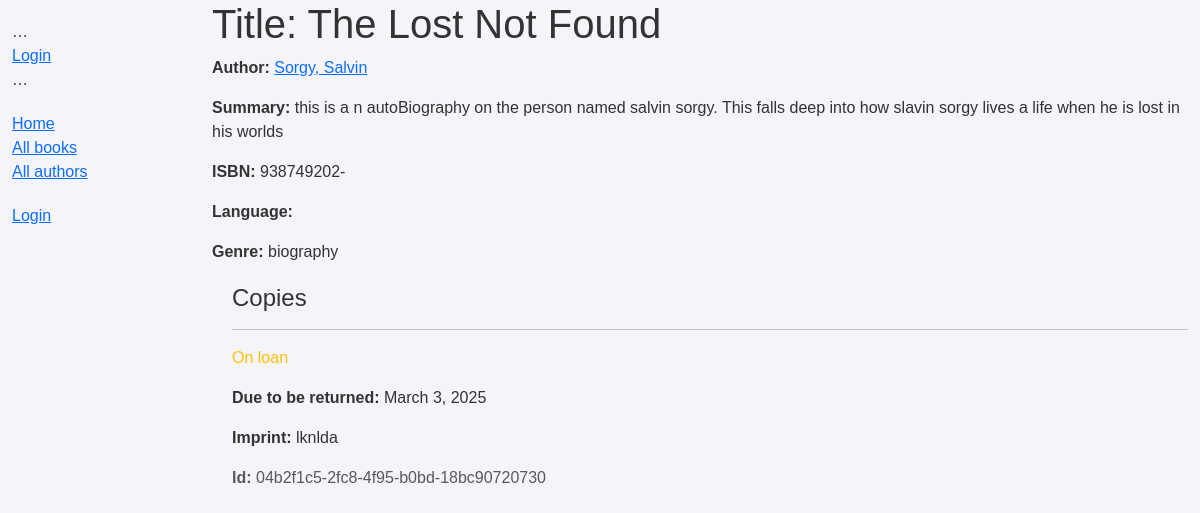
/catalog/book/1, run on the app's committed database.
### catalog/models.py (models this page shows, shortened)
class Book(models.Model):
    title = models.CharField(max_length=200)
    author = models.ForeignKey('Author', on_delete=models.RESTRICT, null=True)
    summary = models.TextField(
        max_length=1000, help_text="Enter a brief description of the book")
    isbn = models.CharField('ISBN', max_length=13,
                            unique=True,
                            help_text='13 Character <a href="https://www.isbn-international.org/content/what-isbn'
                                      '">ISBN number</a>')
    genre = models.ManyToManyField(
        Genre, help_text="Select a genre for this book")

class Author(models.Model):
    first_name = models.CharField(max_length=100)
    last_name = models.CharField(max_length=100)
    date_of_birth = models.DateField(null=True, blank=True)
    date_of_death = models.DateField('Died', null=True, blank=True)
    class Meta:
        ordering = ['last_name', 'first_name']
    def __str__(self):
        return f'{self.last_name}, {self.first_name}'

class Genre(models.Model):
    name = models.CharField(
        max_length=200,
        unique=True,
        help_text="Enter a book genre (e.g. Science Fiction, French Poetry etc.)"
    )
    def __str__(self):
        return self.name
    class Meta:
        constraints = [
            UniqueConstraint(
                Lower('name'),
                name='genre_name_case_insensitive_unique',
                violation_error_message = "Genre already exists (case insensitive match)"
            ),
        ]

class BookInstance(models.Model):
    id = models.UUIDField(primary_key=True, default=uuid.uuid4,
                          help_text="Unique ID for this particular book across whole library")
    book = models.ForeignKey('Book', on_delete=models.RESTRICT, null=True)
    imprint = models.CharField(max_length=200)
    due_back = models.DateField(null=True, blank=True)
    borrower = models.ForeignKey(settings.AUTH_USER_MODEL, on_delete=models.SET_NULL, null=True, blank=True)
    permissions = (("can_mark_returned", "Set book as returned"),)
    LOAN_STATUS = (
        ('m', 'Maintenance'),
        ('o', 'On loan'),
        ('a', 'Available'),
        ('r', 'Reserved'),
    )
    status = models.CharField(
        max_length=1,
        choices=LOAN_STATUS,
        blank=True,
        default='m',
        help_text='Book availability',
    )
    class Meta:
        ordering = ['due_back']

### catalog/views.py (the view)
# urls.py: path('book/<int:pk>', views.BookDetailView.as_view(), name='book-detail'),
class BookDetailView(generic.DetailView):
    model = Book

### catalog/templates/catalog/book_detail.html
{% extends "base_generic.html" %} {% load static %} {% block content %}
<h1>Title: {{ book.title }}</h1>
<p><strong>Author:</strong> <a href="">{{ book.author }}</a></p>
<p><strong>Summary:</strong> {{ book.summary }}</p>
<p><strong>ISBN:</strong> {{ book.isbn }}</p>
<p><strong>Language:</strong> {{ book.language }}</p>
<p><strong>Genre:</strong> {{ book.genre.all|join:", " }}</p>
<div style="margin-left: 20px; margin-top: 20px">
  <h4>Copies</h4>
  {% for copy in book.bookinstance_set.all %}
  <hr />
  <p
    class="{% if copy.status == 'a' %}text-success{% elif copy.status == 'm' %}text-danger{% else %}text-warning{% endif %}"
  >
    {{ copy.get_status_display }}
  </p>
  {% if copy.status != 'a' %}
  <p><strong>Due to be returned:</strong> {{ copy.due_back }}</p>
  {% endif %}
  <p><strong>Imprint:</strong> {{ copy.imprint }}</p>
  <p class="text-muted"><strong>Id:</strong> {{ copy.id }}</p>
  {% endfor %}
</div>
{% endblock %}

### catalog/static/styles.css (style rules this page uses)
body { font-family: Arial, sans-serif; background-color: #f4f4f9; color: #333; margin: 0; padding: 0; }

### data on the page
Book: title "The Lost Not Found", author "Sorgy, Salvin", summary "this is a n autoBiography on the person named salvin sorgy. This falls deep into how slavin sorgy lives a life when he is lost in his worlds", isbn "938749202-", genre.all "biography"
BookInstance: status "On loan", due_back "March 3, 2025", imprint "lknlda", id "04b2f1c5-2fc8-4f95-b0bd-18bc90720730"
